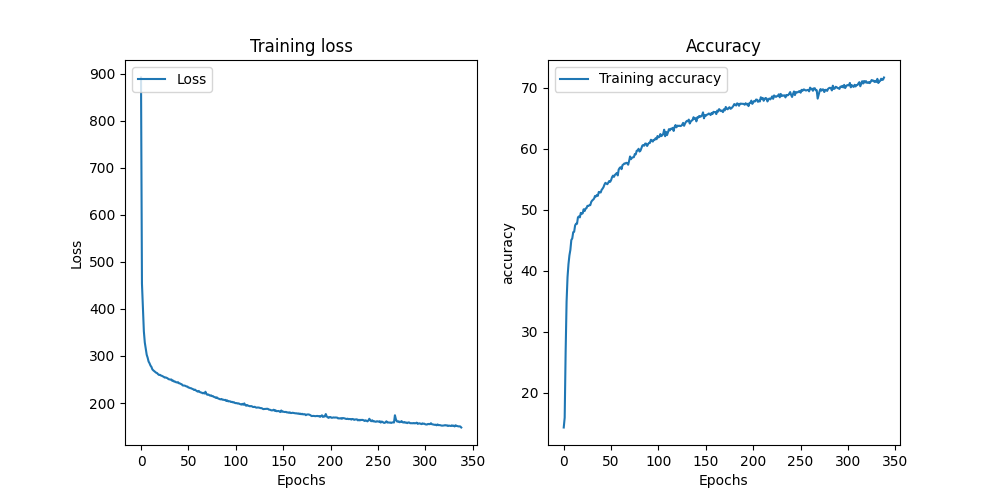
#> input picture classical/compression/compress_me.png, 1000 x 500 px
$ python svd_for_image_compression.py
#> lines starting #> are read from the running program, lines starting #| are printed output that depends on the picture
### shared-library/src/optimization_playground_shared/plot/Plot.py
"""
Basic plotting util to simplify life
"""

import numpy as np
import matplotlib.pyplot as plt
from dataclasses import dataclass
from typing import Any, Dict, Optional
import torch
from typing import List
import os
#import torchvision

@dataclass
class Figure:
    plots: Dict[str, Any]
    title: str
    x_axes_text: Optional[str] = None
    y_axes_text: Optional[str] = None
    y_min: Optional[int] = None
    y_max: Optional[int] = None
    x_scale: Optional[str] = None
    y_scale: Optional[str] = None

@dataclass
class Image:
    image: Any
    title: Optional[str] = None

    def __init__(self, image, title=None):
        if torch.is_tensor(image):
            self.image = image.detach().cpu().numpy()
        else:
            self.image = image
        self.title = title

@dataclass
class ScatterEntry:
    X: List[int]
    y: List[int]

@dataclass
class Scatter:
    plots: Dict[str, ScatterEntry]
    title: Optional[str] = None

class Plot:
    def __init__(self):
        pass

    # [84 lines left out: functions plot_image, plot_figures, plot_scatter, _convert_list, not called in this run]

    def _create_output_folder(self, name):
        dirname = os.path.dirname(os.path.abspath(name))
        os.makedirs(dirname, exist_ok=True)

    # [4 lines left out: function _clear, not called in this run]

### classical/compression/svd_for_image_compression.py
# based off the code https://zerobone.net/blog/cs/svd-image-compression/
import numpy as np
from PIL import Image as OpenImage
from optimization_playground_shared.plot.Plot import Plot, Image

A = np.asarray(OpenImage.open("compress_me.png"))
#> A is the input picture: shape (500, 1000, 4); mean R, G, B, A 249.9, 250.4, 250.8, 255
R = A[:,:,0] / 0xff
G = A[:,:,1] / 0xff
B = A[:,:,2] / 0xff

R_U, R_S, R_VT = np.linalg.svd(R)
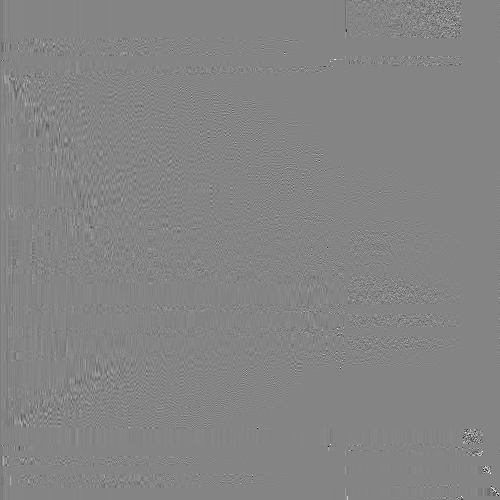
#> R_U: shape (500, 500) float64; min -0.864, max 0.797, mean -9.17e-05; drawn with min black and max white
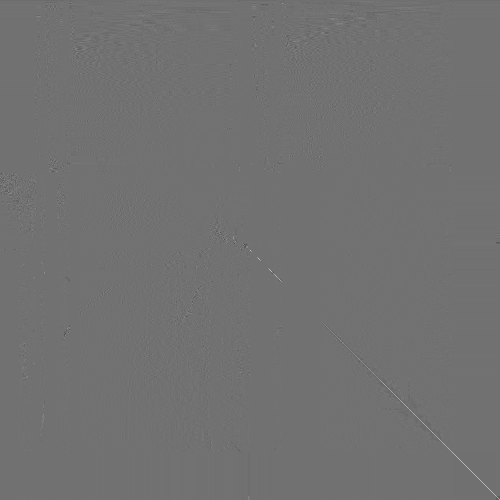
#> R_VT: shape (1000, 1000) float64 (shown at 1/2 size); min -0.799, max 0.993, mean -3.26e-05; drawn with min black and max white
#> R_S = 500 values, max 694.7 at index 0, min 4.15e-14 at index 499, mean 2.93
G_U, G_S, G_VT = np.linalg.svd(G)
#> G_S = 500 values, max 696.1 at index 0, min 6.95e-14 at index 350, mean 2.62
B_U, B_S, B_VT = np.linalg.svd(B)
#> B_S = 500 values, max 697.2 at index 0, min 6.9e-14 at index 499, mean 2.42

print(R_U.shape, R_S.shape, R_VT.shape)
#| (500, 500) (500,) (1000, 1000)
print(A.shape)
#| (500, 1000, 4)

relative_rank = 0.2
max_rank = int(relative_rank * min(R.shape[0], R.shape[1]))
#> max_rank = 100
print("max rank = %d" % max_rank)  # 144
#| max rank = 100

def read_as_compressed(U, S, VT, k):
#> called with S = array of shape (500,), k = 100
    return (U[:,:k] @ np.diag(S[:k])) @ VT[:k]
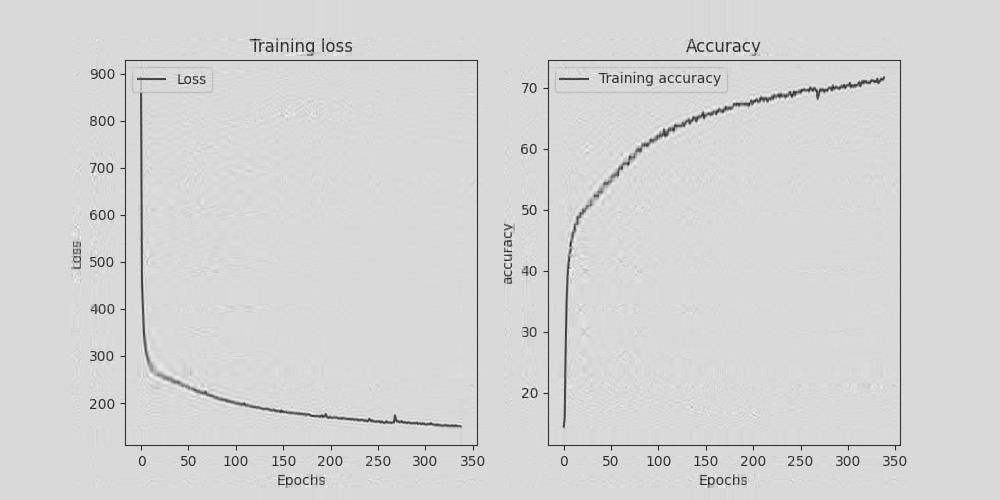
#> returned value: shape (500, 1000) float64; min -0.302, max 1.23, mean 0.98; drawn with min black and max white

R_compressed = read_as_compressed(R_U, R_S, R_VT, max_rank)
G_compressed = read_as_compressed(G_U, G_S, G_VT, max_rank)
B_compressed = read_as_compressed(B_U, B_S, B_VT, max_rank)

compressed_float = np.dstack((R_compressed, G_compressed, B_compressed))
compressed = (np.minimum(compressed_float, 1.0) * 0xff).astype(np.uint8)

inference = Plot().plot_image([
#> (the run stopped early here; a loop or call above may not have finished)
